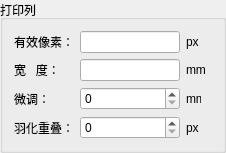
          <widget class="QGroupBox" name="groupBox_17">
           <property name="title">
            <string>打印列</string>
           </property>
           <layout class="QGridLayout" name="gridLayout">
            <item row="0" column="0">
             <widget class="QLabel" name="label_75">
              <property name="maximumSize">
               <size>
                <width>60</width>
                <height>16777215</height>
               </size>
              </property>
              <property name="layoutDirection">
               <enum>Qt::LeftToRight</enum>
              </property>
              <property name="text">
               <string>有效像素：</string>
              </property>
             </widget>
            </item>
            <item row="0" column="1">
             <widget class="QLineEdit" name="effectivePixelsLineEdit">
              <property name="maximumSize">
               <size>
                <width>100</width>
                <height>16777215</height>
               </size>
              </property>
             </widget>
            </item>
            <item row="0" column="2">
             <widget class="QLabel" name="label_76">
              <property name="maximumSize">
               <size>
                <width>15</width>
                <height>16777215</height>
               </size>
              </property>
              <property name="text">
               <string>px</string>
              </property>
             </widget>
            </item>
            <item row="1" column="0">
             <widget class="QLabel" name="label_77">
              <property name="maximumSize">
               <size>
                <width>60</width>
                <height>16777215</height>
               </size>
              </property>
              <property name="text">
               <string>宽   度：</string>
              </property>
             </widget>
            </item>
            <item row="1" column="1">
             <widget class="QLineEdit" name="widthLineEdit">
              <property name="maximumSize">
               <size>
                <width>100</width>
                <height>16777215</height>
               </size>
              </property>
             </widget>
            </item>
            <item row="1" column="2">
             <widget class="QLabel" name="label_78">
              <property name="text">
               <string>mm</string>
              </property>
             </widget>
            </item>
            <item row="2" column="0">
             <widget class="QLabel" name="label_79">
              <property name="maximumSize">
               <size>
                <width>50</width>
                <height>16777215</height>
               </size>
              </property>
              <property name="text">
               <string>微调：</string>
              </property>
             </widget>
            </item>
            <item row="2" column="1">
             <widget class="QSpinBox" name="fineTuneSpinBox">
              <property name="maximumSize">
               <size>
                <width>100</width>
                <height>16777215</height>
               </size>
              </property>
             </widget>
            </item>
            <item row="3" column="0">
             <widget class="QLabel" name="label_81">
              <property name="maximumSize">
               <size>
                <width>60</width>
                <height>16777215</height>
               </size>
              </property>
              <property name="text">
               <string>羽化重叠：</string>
              </property>
             </widget>
            </item>
            <item row="3" column="1">
             <widget class="QSpinBox" name="featheredOverlapSpinBox">
              <property name="maximumSize">
               <size>
                <width>100</width>
                <height>16777215</height>
               </size>
              </property>
             </widget>
            </item>
            <item row="3" column="2" colspan="2">
             <widget class="QLabel" name="label_82">
              <property name="maximumSize">
               <size>
                <width>15</width>
                <height>16777215</height>
               </size>
              </property>
              <property name="text">
               <string>px</string>
              </property>
             </widget>
            </item>
            <item row="2" column="2">
             <widget class="QLabel" name="label_80">
              <property name="maximumSize">
               <size>
                <width>15</width>
                <height>16777215</height>
               </size>
              </property>
              <property name="text">
               <string>mm</string>
              </property>
             </widget>
            </item>
           </layout>
          </widget>
